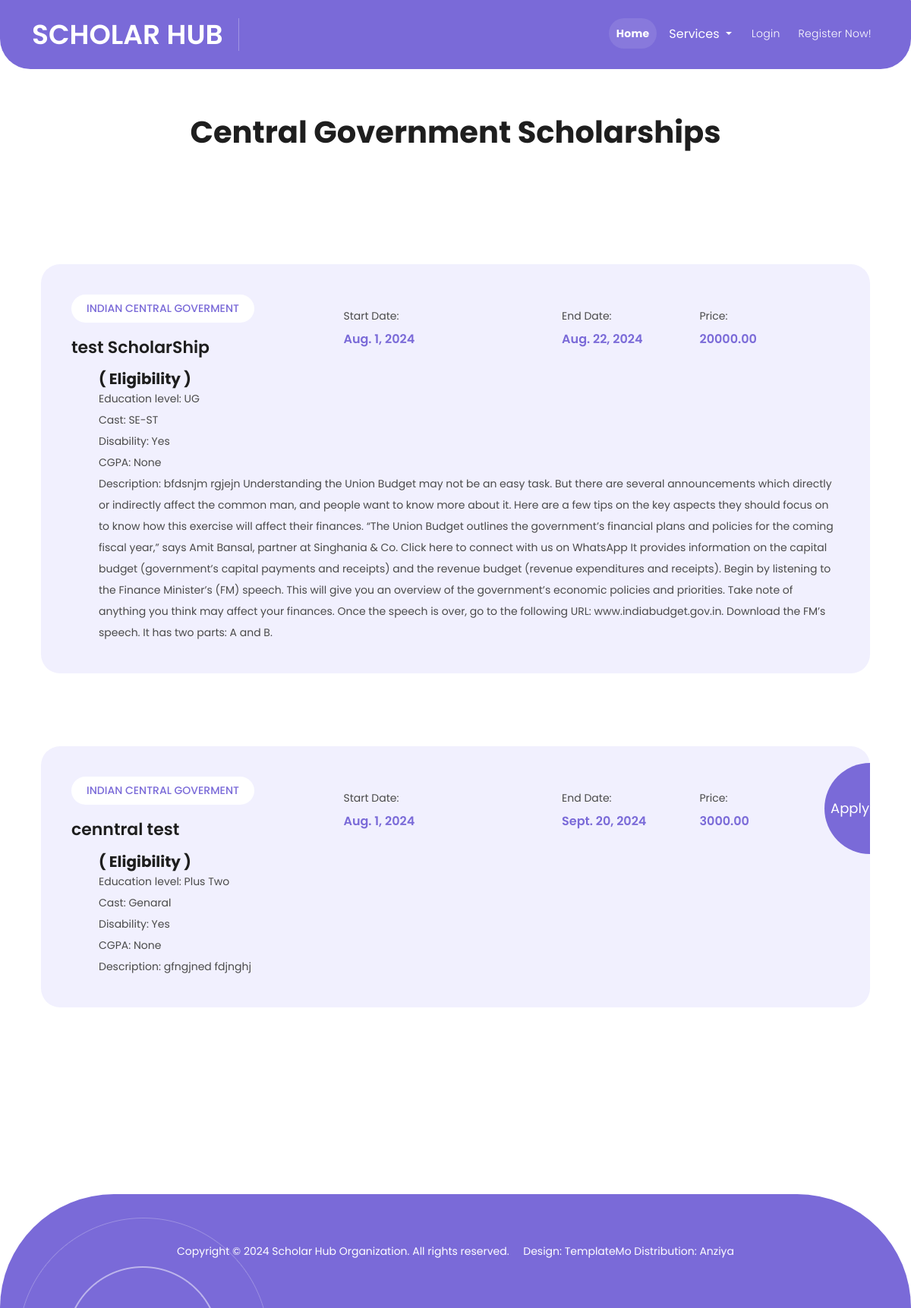
The app's page /cental/scholarships/, older data.
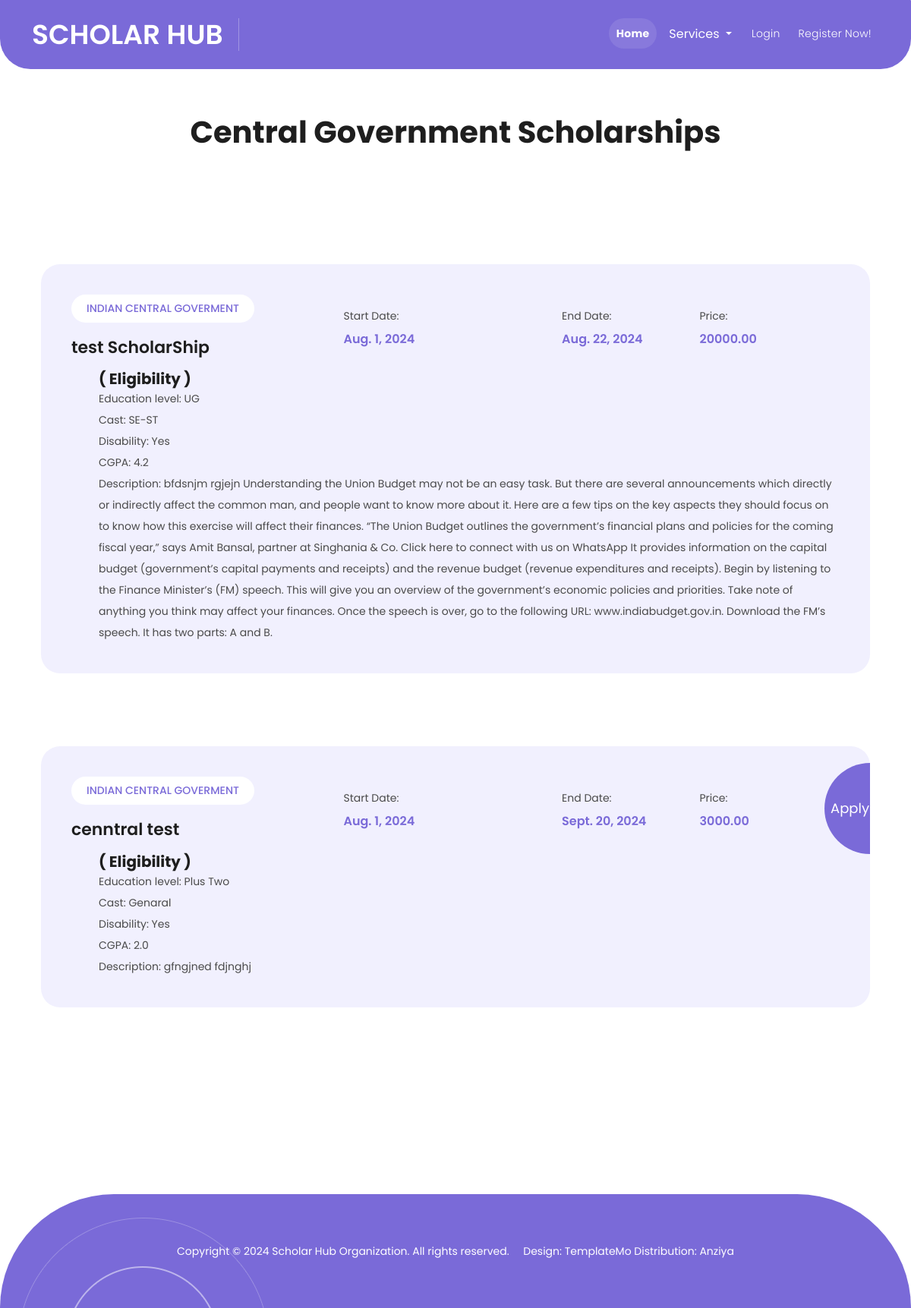
The same page, newer data.
### base/models.py (models this page shows, shortened)
class ScholarShip(models.Model):
    provider = models.ForeignKey(ScholarShipProvider, on_delete=models.CASCADE,null=True,blank=True)
    central = models.ForeignKey(CentralGoverment, on_delete=models.CASCADE,null=True,blank=True)
    state = models.ForeignKey(StateGoverment, on_delete=models.CASCADE,null=True,blank=True)
    title = models.CharField(max_length=255)
    description = models.TextField()
    amount = models.DecimalField(max_digits=10, decimal_places=2)
    application_date = models.DateField(auto_now_add=True)
    start_date = models.DateField(null=True, blank=True)
    end_date = models.DateField(null=True, blank=True)
    EDU_OP = (('10','10'),
              ('plus_two','Plus Two'),
              ('ug','UG'),
              ('pg','PG'))
    education_level = models.CharField(max_length=200,choices=EDU_OP,null=True,blank=True)
    CAST_OP=(('sc_st','SE-ST'),
              ('obc','OBC'),
              ('genaral','Genaral')
            )
    cast =models.CharField(max_length=200,choices=CAST_OP,null=True,blank=True)
    DIS_OP=(('1','Yes'),
            ('0','No'),)
    disability =models.CharField(max_length=200,choices=DIS_OP,null=True,blank=True)
    cgpa = models.FloatField(null=True, blank=True, validators=[MaxValueValidator(10.0)])

class CentralGoverment(models.Model):
    image = models.ImageField(upload_to='images',null=True,blank=True)
    name =  models.CharField(max_length=255, unique=True)
    description = models.TextField(blank=True, null=True)
    provider_id = models.CharField(max_length=255, unique=True,null=True,blank=True)
    password = models.CharField(max_length=255, null=True,blank=True)

### base/views.py (the view)
# urls.py: path('cental/scholarships/',views.central_gov,name='cent_sch'),
def central_gov(request):
    central_scholarships = ScholarShip.objects.filter(central__isnull=False)
    current_date = timezone.now().date()
    return render(request, 'cen_sch.html', {'scholarships': central_scholarships,'current_date': current_date})

### base/context_processors.py (called while the page is built)
def unread_logs_count(request):
    count = 0
    if request.user.is_authenticated:
        count = Log.objects.filter(user=request.user, is_viewed=False).count()
    return {'unread_logs_count': count}

### base/templates/cen_sch.html (shortened to what this page needs)
{% extends "base.html" %}
{% load static %}
{% block home %}
<div class="container" style="margin-top: 150px;">
    <div class="row">
        <div class="col-12">
            <div class="contact-us-content">
                <h1 class="text-center">Central Government Scholarships</h1>
                <div class="section events" id="events">
                    <div class="container">
                        <div class="row">
                            {% for s in scholarships %}
                            <div class="col-lg-12 col-md-6">
                                <div class="item">
                                    <div class="row">
                                        <div class="col-lg-12">
                                            <ul>
                                                <li>
                                                    <span class="category">{{s.central.name}}</span>
                                                    <h4>{{s.title}}</h4>
                                                </li>
                                                <li>
                                                    <span>Start Date:</span>
                                                    <h6>{{s.start_date}}</h6>
                                                </li>
                                                <li>
                                                    <span>End Date:</span>
                                                    <h6>{{s.end_date}}</h6>
                                                </li>
                                                <li>
                                                    <span>Price:</span>
                                                    <h6>{{s.amount}}</h6>
                                                </li>
                                            </ul>
                                            {% if current_date >= s.start_date and current_date <= s.end_date %}
                                            <a class="px-2" href="{% url 'apply-scholarship' s.id %}">Apply</a>
                                        {% endif %}
                                        </div>
                                    </div>
                                    <div class="row ms-4 mt-3">
                                        <h5>( Eligibility )</h5>
                                        <p>Education level: {{ s.get_education_level_display }}</p>
                                        <p>Cast: {{ s.get_cast_display }}</p>
                                        <p>Disability: {{ s.get_disability_display }}</p>
                                        <p>CGPA: {{ s.cgpa }}</p>
                                        <p>Description: {{ s.description }}</p>
                                    </div>
                                </div>
                            </div>
                            {% endfor %}
                        </div>
                    </div>
                </div>
            </div>
        </div>
    </div>
</div>
{% endblock home %}

Row changes from the older to the newer data that the page shows:
changed ScholarShip "test ScholarShip": cgpa "None" → "4.2"
changed ScholarShip "cenntral test": cgpa "None" → "2.0"
